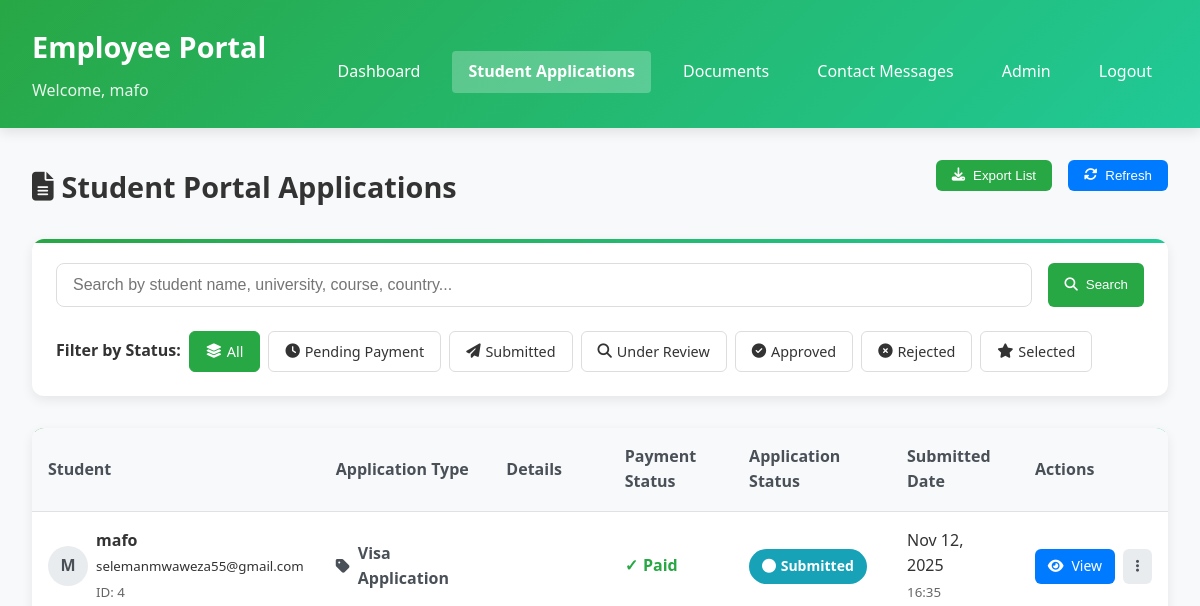
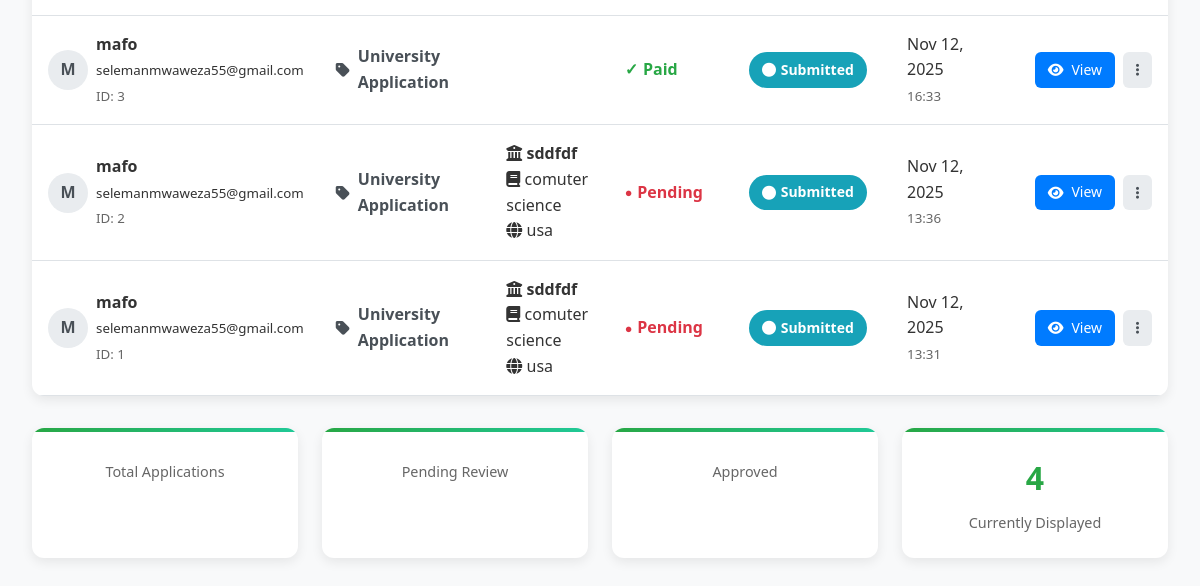
The app's page /employee/student-applications/ (signed in), older data (2 pictures, top to bottom).
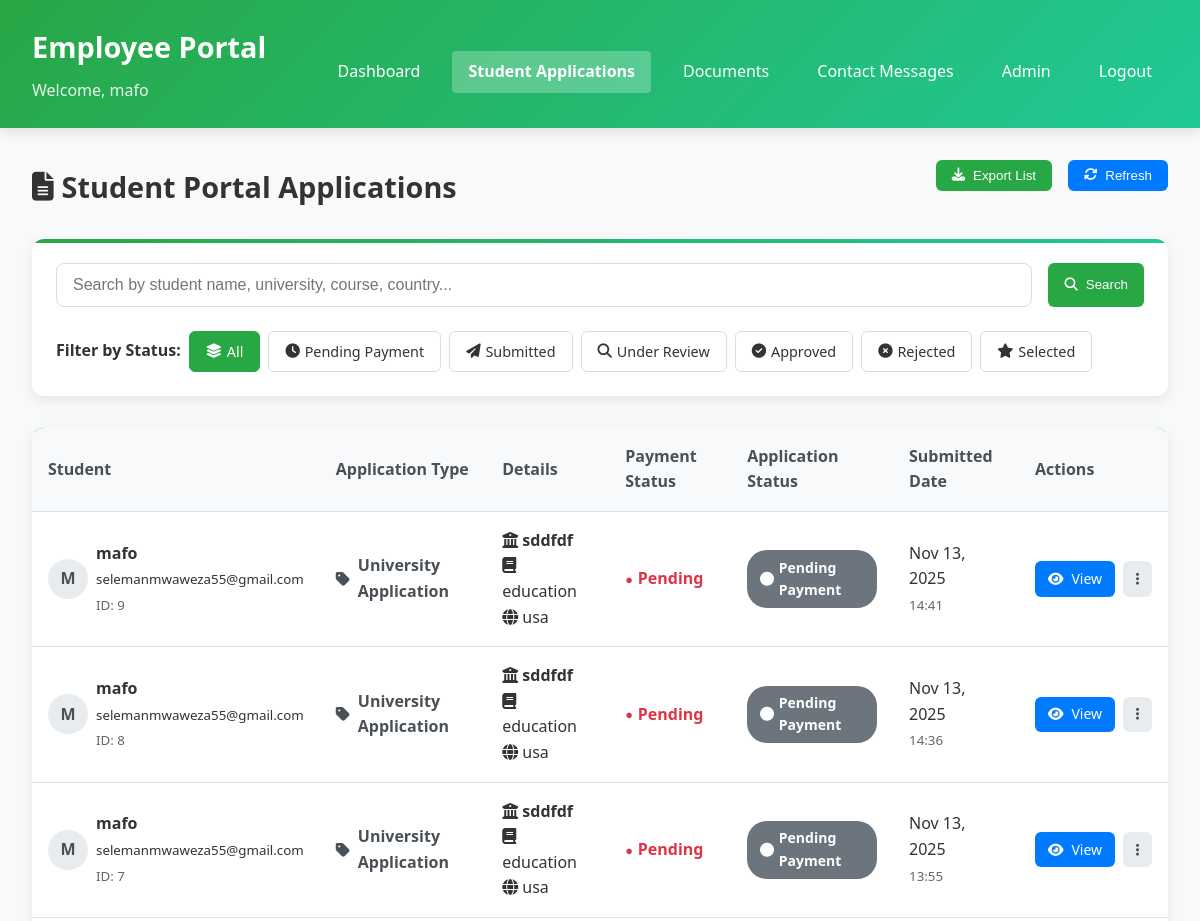
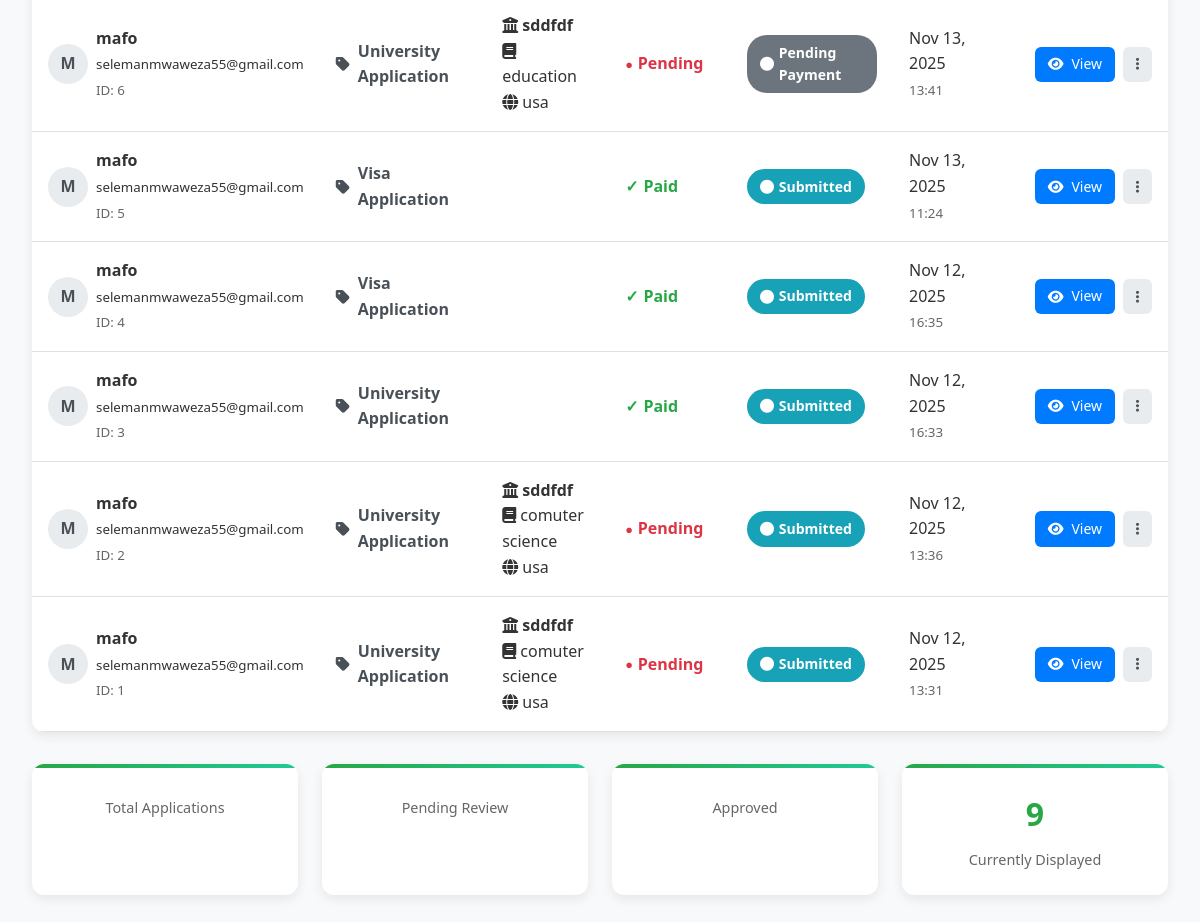
The same page, newer data (2 pictures, top to bottom).
### student_portal/models.py (models this page shows, shortened)
class Application(models.Model):
    APPLICATION_STATUS = [
        ('pending_payment', 'Pending Payment'),
        ('submitted', 'Submitted'),
        ('under_review', 'Under Review'),
        ('approved', 'Approved'),
        ('rejected', 'Rejected'),
        ('selected', 'Selected'),
    ]
    APPLICATION_TYPES = [
        ('university', 'University Application'),
        ('visa', 'Visa Application'),
        ('scholarship', 'Scholarship'),
        ('loan', 'Student Loan'),
    ]
    student = models.ForeignKey(User, on_delete=models.CASCADE)
    application_type = models.CharField(max_length=20, choices=APPLICATION_TYPES)
    university_name = models.CharField(max_length=255, blank=True)
    course = models.CharField(max_length=255, blank=True)
    country = models.CharField(max_length=100, blank=True)
    status = models.CharField(max_length=20, choices=APPLICATION_STATUS, default='pending_payment')
    submission_date = models.DateTimeField(auto_now_add=True)
    created_at = models.DateTimeField(auto_now_add=True)
    updated_at = models.DateTimeField(auto_now=True)
    is_paid = models.BooleanField(default=False)
    payment_amount = models.DecimalField(max_digits=10, decimal_places=2, default=5000.00)

### employee/views.py (the view, shortened to what this page needs)
# urls.py: path('student-applications/', views.student_application_list, name='student_application_list'),
@login_required
def student_application_list(request):
    applications = Application.objects.all().order_by('-created_at')
    status_filter = request.GET.get('status')
    if status_filter:
        applications = applications.filter(status=status_filter)
    search_query = request.GET.get('search')
    context = {
        'applications': applications,
        'status_filter': status_filter,
        'search_query': search_query,
    }
    return render(request, 'employee/student_application_list.html', context)

### employee/templates/employee/student_application_list.html (shortened to what the changed rows need)
<!DOCTYPE html>
<html lang="en">
<head>
    <link rel="stylesheet" href="https://cdnjs.cloudflare.com/ajax/libs/font-awesome/6.4.0/css/all.min.css">
</head>
<body>
    <div class="header">
        <div class="header-content">
            <div>
                <h1>Employee Portal</h1>
            </div>
        </div>
    </div>
    <div class="container">
        <div class="page-header">
            <h2><i class="fas fa-file-alt"></i> Student Portal Applications</h2>
        </div>
        <div class="table-container">
            {% if applications %}
            <table>
                <thead>
                    <tr>
                        <th>Student</th>
                        <th>Application Type</th>
                        <th>Details</th>
                        <th>Payment Status</th>
                        <th>Application Status</th>
                        <th>Submitted Date</th>
                        <th>Actions</th>
                    </tr>
                </thead>
                <tbody>
                    {% for app in applications %}
                    <tr>
                        <td>
                            <div style="display: flex; align-items: center; gap: 0.5rem;">
                                <div style="width: 40px; height: 40px; background: #e9ecef; border-radius: 50%; display: flex; align-items: center; justify-content: center; color: #495057; font-weight: bold;">
                                    {{ app.student.get_full_name|default:app.student.username|slice:":1"|upper }}
                                </div>
                                <div>
                                    <strong>{{ app.student.get_full_name|default:app.student.username }}</strong><br>
                                    <small>{{ app.student.email }}</small><br>
                                    <small style="color: #666;">ID: {{ app.id }}</small>
                                </div>
                            </div>
                        </td>
                        <td>
                            <span class="application-type">
                                <i class="fas fa-tag"></i> {{ app.get_application_type_display }}
                            </span>
                        </td>
                        <td>
                            {% if app.university_name %}
                                <div><i class="fas fa-university"></i> <strong>{{ app.university_name }}</strong></div>
                            {% endif %}
                            {% if app.course %}
                                <div><i class="fas fa-book"></i> {{ app.course }}</div>
                            {% endif %}
                            {% if app.country %}
                                <div><i class="fas fa-globe"></i> {{ app.country }}</div>
                            {% endif %}
                        </td>
                        <td>
                            {% if app.is_paid %}
                                <span class="payment-paid">Paid</span>
                            {% else %}
                                <span class="payment-pending">Pending</span>
                            {% endif %}
                        </td>
                        <td>
                            <span class="status-badge status-{{ app.status }}">
                                <i class="fas fa-circle"></i> {{ app.get_status_display }}
                            </span>
                        </td>
                        <td>
                            <div>{{ app.created_at|date:"M d, Y" }}</div>
                            <small style="color: #666;">{{ app.created_at|date:"H:i" }}</small>
                        </td>
                        <td>
                            <div class="action-buttons">
                                <a href="{% url 'employee:student_application_detail' app.id %}" class="btn btn-primary btn-sm">
                                    <i class="fas fa-eye"></i> View
                                </a>
                                <a href="#" class="btn btn-sm" style="background: #e9ecef; color: #495057;">
                                    <i class="fas fa-ellipsis-v"></i>
                                </a>
                            </div>
                        </td>
                    </tr>
                    {% endfor %}
                </tbody>
            </table>
            {% endif %}
        </div>
        <div class="stats-grid">
            <div class="stat-card">
                <div class="stat-number">{{ applications.count }}</div>
                <div class="stat-label">Currently Displayed</div>
            </div>
        </div>
    </div>
</body>
</html>

Row changes from the older to the newer data that the page shows:
added Application: student.get_full_name "M", student.get_full_name "mafo", student.email "selemanmwaweza55@gmail.com", id "9", application_type "University Application", university_name "sddfdf", course "education", country "usa", is_paid "Pending", status "Pending Payment", created_at "Nov 13, 2025", created_at "14:41"
added Application: student.get_full_name "M", student.get_full_name "mafo", student.email "selemanmwaweza55@gmail.com", id "8", application_type "University Application", university_name "sddfdf", course "education", country "usa", is_paid "Pending", status "Pending Payment", created_at "Nov 13, 2025", created_at "14:36"
added Application: student.get_full_name "M", student.get_full_name "mafo", student.email "selemanmwaweza55@gmail.com", id "7", application_type "University Application", university_name "sddfdf", course "education", country "usa", is_paid "Pending", status "Pending Payment", created_at "Nov 13, 2025", created_at "13:55"
added Application: student.get_full_name "M", student.get_full_name "mafo", student.email "selemanmwaweza55@gmail.com", id "6", application_type "University Application", university_name "sddfdf", course "education", country "usa", is_paid "Pending", status "Pending Payment", created_at "Nov 13, 2025", created_at "13:41"
added Application: student.get_full_name "M", student.get_full_name "mafo", student.email "selemanmwaweza55@gmail.com", id "5", application_type "Visa Application", is_paid "Paid", status "Submitted", created_at "Nov 13, 2025", created_at "11:24"
Text that changed along with them:
{{ applications.count }}: "4" → "9"
